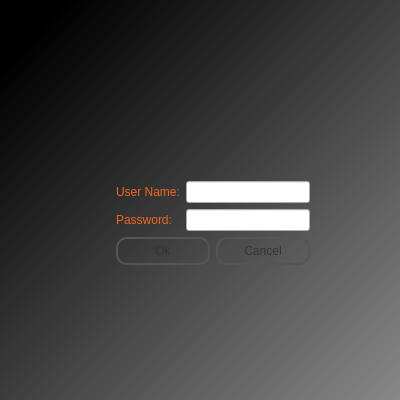
<?xml version="1.0" encoding="UTF-8"?>
<ui version="4.0">
 <class>loginDialog</class>
 <widget class="QDialog" name="loginDialog">
  <property name="windowModality">
   <enum>Qt::ApplicationModal</enum>
  </property>
  <property name="geometry">
   <rect>
    <x>0</x>
    <y>0</y>
    <width>400</width>
    <height>400</height>
   </rect>
  </property>
  <property name="sizePolicy">
   <sizepolicy hsizetype="Ignored" vsizetype="Ignored">
    <horstretch>0</horstretch>
    <verstretch>0</verstretch>
   </sizepolicy>
  </property>
  <property name="minimumSize">
   <size>
    <width>400</width>
    <height>400</height>
   </size>
  </property>
  <property name="maximumSize">
   <size>
    <width>425</width>
    <height>425</height>
   </size>
  </property>
  <property name="baseSize">
   <size>
    <width>400</width>
    <height>400</height>
   </size>
  </property>
  <property name="windowTitle">
   <string>Pak Login</string>
  </property>
  <property name="windowIcon">
   <iconset>
    <normaloff>Resources/path2829.png</normaloff>Resources/path2829.png</iconset>
  </property>
  <property name="styleSheet">
   <string notr="true">#loginDialog{
background-image: url(:/newPrefix/Resources/dinpattern-stripe.gif);
}

#label,#label_2,#label_4{color:#f26522;}



#widget{
	background-color: qlineargradient(spread:pad, x1:1, y1:1, x2:0.057, y2:0.0681818, stop:0 rgba(81, 81, 81, 151), stop:0.98 rgba(0, 0, 0, 255));

}
#label_3 {


	color: rgb(255, 0, 0);

}

#pushButton,#pushButton_2{
	
	
font: 75 8pt &quot;Arial Black&quot;;
color: #333;
border: 2px solid #555;
border-radius: 11px;
padding: 5px;
background: qradialgradient(cx: 0.3, cy: -0.4,
fx: 0.3, fy: -0.4,
radius: 1.35, stop: 0 #fff, stop: 1 #888);
min-width: 80px;
	

}

#pushButton:hover,#pushButton_2:hover{
background: qradialgradient(cx: 0.3, cy: -0.4,
fx: 0.3, fy: -0.4,
radius: 1.35, stop: 0 #fff, stop: 1 #bbb);
}

#pushButton:pressed,#pushButton_2:pressed {

background: qradialgradient(cx: 0.4, cy: -0.1,
fx: 0.4, fy: -0.1,
radius: 1.35, stop: 0 #fff, stop: 1 #ddd);
}</string>
  </property>
  <property name="modal">
   <bool>true</bool>
  </property>
  <layout class="QGridLayout" name="gridLayout_4">
   <property name="margin">
    <number>0</number>
   </property>
   <item row="0" column="0">
    <widget class="QWidget" name="widget" native="true">
     <property name="sizePolicy">
      <sizepolicy hsizetype="Fixed" vsizetype="Fixed">
       <horstretch>0</horstretch>
       <verstretch>0</verstretch>
      </sizepolicy>
     </property>
     <property name="minimumSize">
      <size>
       <width>425</width>
       <height>425</height>
      </size>
     </property>
     <property name="baseSize">
      <size>
       <width>425</width>
       <height>425</height>
      </size>
     </property>
     <property name="styleSheet">
      <string notr="true"/>
     </property>
     <layout class="QGridLayout" name="gridLayout_3">
      <property name="margin">
       <number>0</number>
      </property>
      <item row="0" column="2">
       <spacer name="verticalSpacer_2">
        <property name="orientation">
         <enum>Qt::Vertical</enum>
        </property>
        <property name="sizeHint" stdset="0">
         <size>
          <width>20</width>
          <height>139</height>
         </size>
        </property>
       </spacer>
      </item>
      <item row="1" column="1" colspan="2">
       <widget class="QLabel" name="label_3">
        <property name="text">
         <string/>
        </property>
       </widget>
      </item>
      <item row="2" column="0">
       <spacer name="horizontalSpacer_2">
        <property name="orientation">
         <enum>Qt::Horizontal</enum>
        </property>
        <property name="sizeHint" stdset="0">
         <size>
          <width>101</width>
          <height>20</height>
         </size>
        </property>
       </spacer>
      </item>
      <item row="2" column="1" colspan="2">
       <layout class="QGridLayout" name="gridLayout_2">
        <property name="sizeConstraint">
         <enum>QLayout::SetFixedSize</enum>
        </property>
        <item row="0" column="0" colspan="2">
         <layout class="QGridLayout" name="gridLayout">
          <item row="0" column="0">
           <widget class="QLabel" name="label">
            <property name="text">
             <string>User Name:</string>
            </property>
           </widget>
          </item>
          <item row="0" column="1">
           <widget class="QLineEdit" name="lineEdit">
            <property name="text">
             <string/>
            </property>
           </widget>
          </item>
          <item row="1" column="0">
           <widget class="QLabel" name="label_2">
            <property name="text">
             <string>Password:</string>
            </property>
           </widget>
          </item>
          <item row="1" column="1">
           <widget class="QLineEdit" name="lineEdit_2">
            <property name="echoMode">
             <enum>QLineEdit::Password</enum>
            </property>
           </widget>
          </item>
         </layout>
        </item>
        <item row="1" column="0">
         <widget class="QPushButton" name="pushButton">
          <property name="text">
           <string>Ok</string>
          </property>
         </widget>
        </item>
        <item row="1" column="1">
         <widget class="QPushButton" name="pushButton_2">
          <property name="text">
           <string>Cancel</string>
          </property>
         </widget>
        </item>
       </layout>
      </item>
      <item row="2" column="3">
       <spacer name="horizontalSpacer">
        <property name="orientation">
         <enum>Qt::Horizontal</enum>
        </property>
        <property name="sizeHint" stdset="0">
         <size>
          <width>101</width>
          <height>20</height>
         </size>
        </property>
       </spacer>
      </item>
      <item row="3" column="2">
       <spacer name="verticalSpacer">
        <property name="orientation">
         <enum>Qt::Vertical</enum>
        </property>
        <property name="sizeHint" stdset="0">
         <size>
          <width>20</width>
          <height>138</height>
         </size>
        </property>
       </spacer>
      </item>
     </layout>
    </widget>
   </item>
  </layout>
 </widget>
 <tabstops>
  <tabstop>lineEdit</tabstop>
  <tabstop>lineEdit_2</tabstop>
 </tabstops>
 <resources>
  <include location="myrc.qrc"/>
 </resources>
 <connections/>
</ui>
